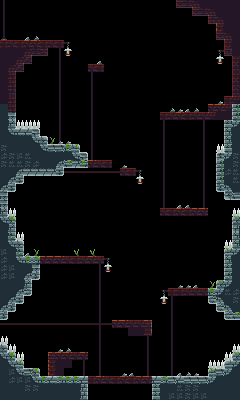

Tiled map render using the project's own tile images. Description and the map definition, with tile-layer contents summarised, below:
An orthogonal 30x50 tile map with 8x8 px tiles, 5 tile layers (morte, muri, detail, detail2, ...).

<map version="1.10" tiledversion="1.12.2" orientation="orthogonal" renderorder="right-down" width="30" height="50" tilewidth="8" tileheight="8" infinite="0" nextlayerid="6" nextobjectid="1">
 <tileset firstgid="1" source="../Tiles_Tower.tsx" />
 <layer id="2" name="morte" width="30" height="50">
  <data>[1500 cells, 15 non-empty, 1 distinct tile ids]</data>
 </layer>
 <layer id="1" name="muri" width="30" height="50">
  <data>[1500 cells, 372 non-empty, 47 distinct tile ids]</data>
 </layer>
 <layer id="3" name="detail" width="30" height="50">
  <data>[1500 cells, 139 non-empty, 17 distinct tile ids]</data>
 </layer>
 <layer id="5" name="detail2" width="30" height="50">
  <data>[1500 cells, 30 non-empty, 6 distinct tile ids]</data>
 </layer>
 <layer id="4" name="transazione" width="30" height="50">
  <data>[1500 cells, 5 non-empty, 3 distinct tile ids]</data>
 </layer>
</map>
